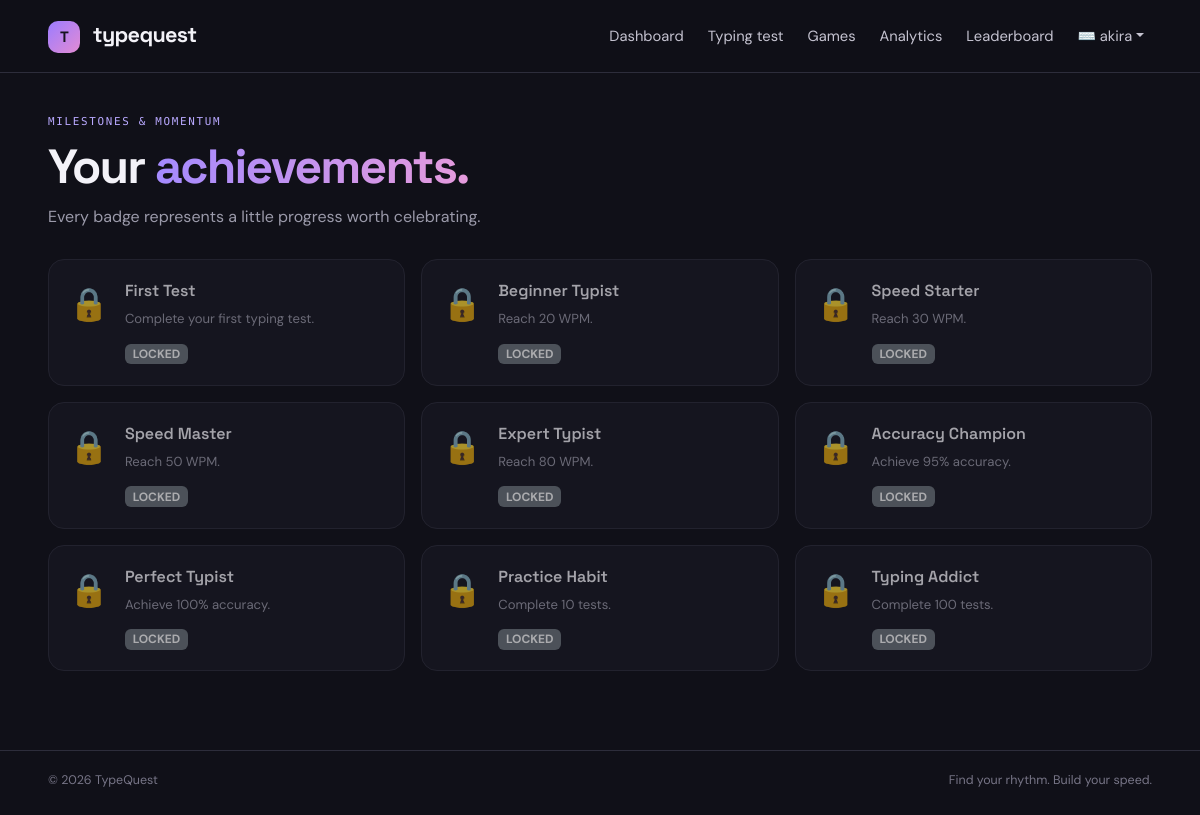
The app's page /achievements (signed in) with its own data.
### TypeQuest/models.py (models this page shows, shortened)
class User(UserMixin, db.Model):
    __tablename__ = "users"
    id = db.Column(db.Integer, primary_key=True)
    full_name = db.Column(db.String(100), nullable=False)
    username = db.Column(db.String(30), unique=True, nullable=False, index=True)
    email = db.Column(db.String(120), unique=True, nullable=False, index=True)
    password_hash = db.Column(db.String(255), nullable=False)
    avatar = db.Column(db.String(20), default="⌨️")
    created_at = db.Column(db.DateTime, default=datetime.utcnow)
    profile = db.relationship("UserProfile", backref="user", uselist=False, cascade="all, delete-orphan")
    results = db.relationship("TestResult", backref="user", lazy=True, cascade="all, delete-orphan")
    settings = db.relationship("UserSetting", backref="user", uselist=False, cascade="all, delete-orphan")

class Achievement(db.Model):
    __tablename__ = "achievements"
    id = db.Column(db.Integer, primary_key=True)
    code = db.Column(db.String(40), unique=True, nullable=False)
    title = db.Column(db.String(80), nullable=False)
    description = db.Column(db.String(180), nullable=False)
    threshold = db.Column(db.Float, default=1)

### TypeQuest/app.py (the view)
@app.route("/achievements")
@login_required
def achievements():
    items = Achievement.query.order_by(
        Achievement.id
    ).all()
    unlocked = {
        x.achievement_id
        for x in UserAchievement.query.filter_by(
            user_id=current_user.id
        ).all()
    }
    return render_template(
        "achievements.html",
        items=items,
        unlocked=unlocked
    )

### TypeQuest/app.py (called while the page is built)
@login_manager.user_loader
def load_user(user_id):
    return db.session.get(User, int(user_id))

@app.context_processor
def inject_globals():
    return {
        "today_year": date.today().year
    }

### TypeQuest/templates/achievements.html
{% extends 'base.html' %}{% block title %}Achievements{% endblock %}{% block content %}<div class="page-heading"><div><div class="eyebrow">MILESTONES & MOMENTUM</div><h1>Your <span class="gradient-text">achievements.</span></h1><p class="muted">Every badge represents a little progress worth celebrating.</p></div></div><div class="row g-3">{% for a in items %}<div class="col-md-6 col-xl-4"><div class="achievement-card {{ 'unlocked' if a.id in unlocked else '' }}"><div class="achievement-medal">{{ '🏆' if a.id in unlocked else '🔒' }}</div><div><h5>{{ a.title }}</h5><p>{{ a.description }}</p><span class="badge {{ 'text-bg-success' if a.id in unlocked else 'text-bg-secondary' }}">{{ 'UNLOCKED' if a.id in unlocked else 'LOCKED' }}</span></div></div></div>{% endfor %}</div>{% endblock %}

### TypeQuest/templates/base.html (shortened to what this page needs)
<!doctype html>
<html lang="en" data-theme="{{ current_user.settings.theme if current_user.is_authenticated and current_user.settings else 'dark' }}">
<head>
  <link href="https://cdn.jsdelivr.net/npm/bootstrap@5.3.3/dist/css/bootstrap.min.css" rel="stylesheet">
  <link href="https://cdnjs.cloudflare.com/ajax/libs/font-awesome/6.5.2/css/all.min.css" rel="stylesheet">
  <link href="{{ url_for('static',filename='css/style.css') }}" rel="stylesheet">
</head>
<body>
<nav class="navbar navbar-expand-lg tq-nav">
 <div class="container-fluid px-lg-5">
  <a class="navbar-brand brand" href="{{ url_for('index') }}"><span class="brand-mark">T<span>Q</span></span> typequest</a>
  <div class="collapse navbar-collapse" id="nav">
   <ul class="navbar-nav ms-auto align-items-lg-center gap-lg-2">
    {% if current_user.is_authenticated %}
    <li><a class="nav-link" href="{{ url_for('dashboard') }}">Dashboard</a></li>
    <li><a class="nav-link" href="{{ url_for('typing_test') }}">Typing test</a></li>
    <li><a class="nav-link" href="{{ url_for('games') }}">Games</a></li>
    <li><a class="nav-link" href="{{ url_for('analytics') }}">Analytics</a></li>
    <li><a class="nav-link" href="{{ url_for('leaderboard') }}">Leaderboard</a></li>
    <li class="nav-item dropdown"><a class="nav-link dropdown-toggle" data-bs-toggle="dropdown" href="#">{{ current_user.avatar }} {{ current_user.username }}</a>
    </li>
    {% endif %}
   </ul>
  </div>
 </div>
</nav>
<main class="container-fluid px-3 px-lg-5 py-4">
 {% block content %}{% endblock %}
</main>
<footer class="footer container-fluid px-lg-5"><span>© {{ today_year }} TypeQuest</span><span>Find your rhythm. Build your speed.</span></footer>
</body></html>

### TypeQuest/static/css/style.css (style rules this page uses)
:root { --bg:#101018;--surface:#191923;--surface2:#20202c;--line:#2d2d3b;--text:#f3f2f8;--muted:#9b9aaa;--purple:#9b7cff;--pink:#e38bd4;--green:#75d6b0 }
* { box-sizing:border-box }
body { background:var(--bg);color:var(--text);font-family:'DM Sans',sans-serif;min-height:100vh }
a { color:var(--purple);text-decoration:none }
.tq-nav { background:rgba(16,16,24,.92);border-bottom:1px solid var(--line);backdrop-filter:blur(16px);padding:14px 0 }
.brand { font-family:'Space Grotesk';font-weight:700;color:var(--text)!important;font-size:1.35rem;letter-spacing:-.7px }
.brand-mark { display:inline-grid;place-items:center;width:32px;height:32px;background:linear-gradient(135deg,#9b7cff,#e38bd4);border-radius:10px;color:#17131f;margin-right:8px;font-size:15px }
.nav-link { color:#c5c3d0!important;font-size:.92rem }
.gradient-text { background:linear-gradient(100deg,#a38aff,#e69bdc);-webkit-background-clip:text;background-clip:text;color:transparent }
.eyebrow { font:500 .68rem 'DM Mono';letter-spacing:1.7px;color:#b9a9ff;display:flex;align-items:center;gap:9px }
.feature-card,.panel,.stat-card,.game-card,.practice-card,.achievement-card { background:var(--surface);border:1px solid var(--line);border-radius:16px }
.feature-card p,.muted { color:var(--muted) }
.footer { display:flex;justify-content:space-between;color:#777587;border-top:1px solid var(--line);padding-top:20px;padding-bottom:25px;font-size:.78rem;margin-top:55px }
.page-heading { display:flex;justify-content:space-between;align-items:center;gap:20px;margin:18px 0 30px }
.page-heading h1 { font:700 clamp(2rem,4vw,3.2rem) 'Space Grotesk';letter-spacing:-1.8px;margin:8px 0 }
.page-heading p { margin:0 }
.achievement-card { padding:20px;display:flex;gap:16px;height:100%;opacity:.65 }
.achievement-medal { font-size:2rem }
.achievement-card h5 { font:600 1rem 'Space Grotesk' }
.achievement-card p { font-size:.82rem;color:var(--muted);margin-bottom:12px }

### records on screen
User: avatar "⌨️", username "akira"
Achievement: id "🔒", title "First Test", description "Complete your first typing test.", id "LOCKED"
Achievement: id "🔒", title "Beginner Typist", description "Reach 20 WPM.", id "LOCKED"
Achievement: id "🔒", title "Speed Starter", description "Reach 30 WPM.", id "LOCKED"
Achievement: id "🔒", title "Speed Master", description "Reach 50 WPM.", id "LOCKED"
Achievement: id "🔒", title "Expert Typist", description "Reach 80 WPM.", id "LOCKED"
Achievement: id "🔒", title "Accuracy Champion", description "Achieve 95% accuracy.", id "LOCKED"
Achievement: id "🔒", title "Perfect Typist", description "Achieve 100% accuracy.", id "LOCKED"
Achievement: id "🔒", title "Practice Habit", description "Complete 10 tests.", id "LOCKED"
Achievement: id "🔒", title "Typing Addict", description "Complete 100 tests.", id "LOCKED"
